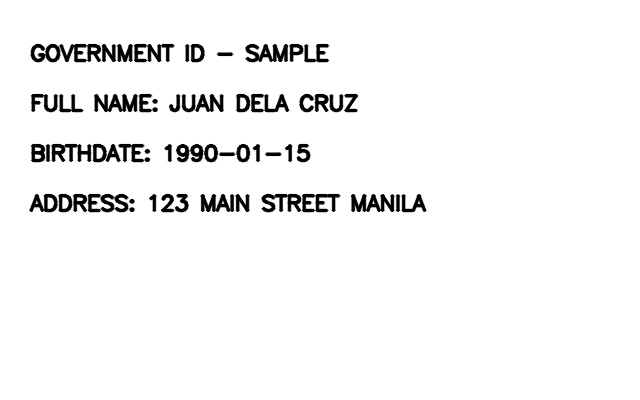
#> input picture nir360/scripts/test_sample_id.jpg, 640 x 400 px
$ python id_ocr_verify.py test_sample_id.jpg test_sample_id.jpg test_sample_id.jpg test_sample_id.jpg
#> lines starting #> are read from the running program, lines starting #| are printed output that depends on the picture; after the words box and inside, x2 and y2 are one past the last pixel; in counts of white or black regions, pixels touching at a corner belong together
 #!/usr/bin/env python3
"""
Government ID OCR verification script.
Uses pytesseract and OpenCV to extract text from an ID image, normalize it,
and compare with user input (full name, birthdate, address).
Returns JSON with match results, score, OCR confidence, and verification status.

Designed for integration with PHP backend (e.g. via subprocess/exec).
Tesseract path: C:/Program Files/Tesseract-OCR/tesseract.exe
"""

import json
import os
import re
import sys
from datetime import datetime
from pathlib import Path

import cv2
import pytesseract

# Default Tesseract path on Windows
TESSERACT_PATH = r"C:/Program Files/Tesseract-OCR/tesseract.exe"


# [12 lines left out: function normalize_text, not called in this run]


def preprocess_image(image_path: str):
    """Load image with OpenCV, convert to grayscale, apply threshold for better OCR."""
#> called with image_path = 'test_sample_id.jpg'
    path = Path(image_path)
    if not path.is_file():
        raise FileNotFoundError(f"Image not found: {image_path}")

    img = cv2.imread(str(path))
#> img is the input picture: shape (400, 640, 3); min 0, max 255, mean 244.1
    if img is None:
        raise ValueError(f"Could not load image: {image_path}")

    gray = cv2.cvtColor(img, cv2.COLOR_BGR2GRAY)
    # Threshold to get binary image (improves OCR on scanned IDs)
    _, thresh = cv2.threshold(gray, 0, 255, cv2.THRESH_BINARY + cv2.THRESH_OTSU)
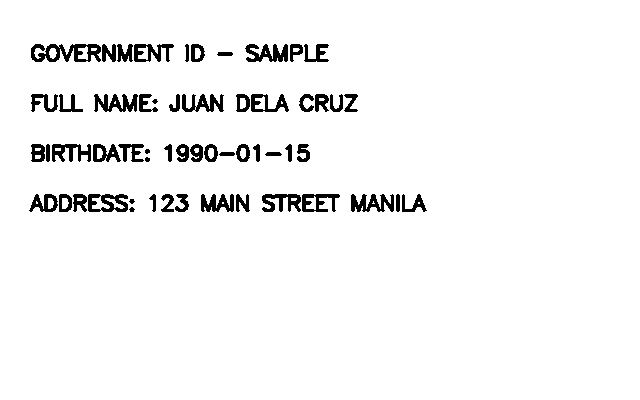
#> thresh: shape (400, 640); 95.7% white; 56 black regions (1 under 20 px), largest, box (x1, y1, x2, y2) and area: (31, 44, 101, 62) 732, (245, 44, 288, 62) 477, (351, 194, 394, 212) 471
    return thresh


# [7 lines left out: function extract_text, not called in this run]


def extract_text_with_confidence(image_path: str, tesseract_path: str | None = None):
    """Run pytesseract image_to_data to get per-word confidence. Returns (full_text, list of conf values)."""
    if tesseract_path:
        pytesseract.pytesseract.tesseract_cmd = tesseract_path
    img = preprocess_image(image_path)
    data = pytesseract.image_to_data(img, output_type=pytesseract.Output.DICT)
    # Rebuild full text from 'text' field
    full_text = " ".join(t for t in data["text"] if t.strip())
    confidences = [int(c) for c in data["conf"] if c != "-1"]
    return full_text, confidences


# [133 lines left out: functions average_confidence, match_name, _fuzzy_in, normalize_date_to_ymd, extract_birthdate_from_ocr, match_birthdate_tolerant and 5 more, not called in this run]


def verify(
    image_path: str,
    full_name: str,
    birthdate: str,
    address: str,
    tesseract_path: str | None = None,
) -> dict:
    """
    Main verification pipeline.
    Returns dict with: extracted_text, name_match, birthdate_match, address_match,
    match_score, ocr_confidence, verification_status.
    """
    tesseract_path = tesseract_path or TESSERACT_PATH
    pytesseract.pytesseract.tesseract_cmd = tesseract_path

    raw_text, confidences = extract_text_with_confidence(image_path, tesseract_path)
    normalized_text = normalize_text(raw_text)
    ocr_confidence = round(average_confidence(confidences), 2)

    name_match = match_name(full_name or "", normalized_text)
    birthdate_match, ocr_birthdate, input_birthdate = match_birthdate_tolerant(birthdate or "", raw_text or normalized_text)
    address_match = match_address(address or "", normalized_text)

    match_score = (1 if name_match else 0) + (1 if birthdate_match else 0) + (1 if address_match else 0)
    verification_status = get_verification_status(match_score)

    return {
        "extracted_text": normalized_text,
        "name_match": name_match,
        "birthdate_match": birthdate_match,
        "ocr_birthdate": ocr_birthdate,
        "input_birthdate": input_birthdate,
        "address_match": address_match,
        "match_score": match_score,
        "ocr_confidence": ocr_confidence,
        "verification_status": verification_status,
    }


def main():
    """CLI: read image_path, full_name, birthdate, address from argv or stdin JSON; output JSON."""
    tesseract_path = os.environ.get("TESSERACT_PATH", TESSERACT_PATH)

    if len(sys.argv) >= 5:
        image_path = sys.argv[1]
        full_name = sys.argv[2]
        birthdate = sys.argv[3]
        address = sys.argv[4]
    else:
        # Read JSON from stdin: {"image_path": "...", "full_name": "...", "birthdate": "...", "address": "..."}
        try:
            inp = json.load(sys.stdin)
            image_path = inp.get("image_path", "")
            full_name = inp.get("full_name", "")
            birthdate = inp.get("birthdate", "")
            address = inp.get("address", "")
        except Exception as e:
            print(json.dumps({"error": str(e), "usage": "argv: image_path full_name birthdate address | or JSON stdin"}), file=sys.stderr)
            sys.exit(1)

    if not image_path:
        print(json.dumps({"error": "image_path is required"}), file=sys.stderr)
        sys.exit(1)

    try:
        result = verify(image_path, full_name, birthdate, address, tesseract_path)
        print(json.dumps(result, indent=2))
    except FileNotFoundError as e:
        print(json.dumps({"error": str(e)}), file=sys.stderr)
        sys.exit(2)
    except Exception as e:
        print(json.dumps({"error": str(e)}), file=sys.stderr)
#> (the run stopped early here; a loop or call above may not have finished)
